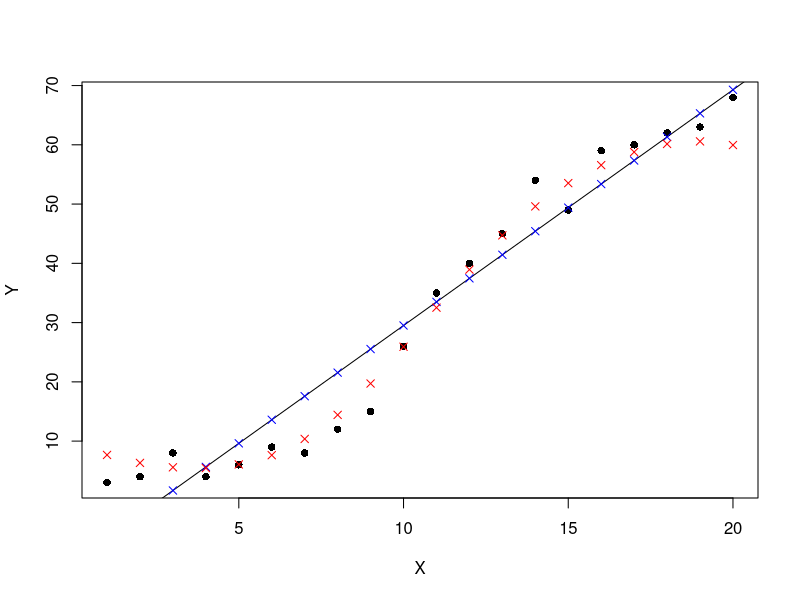
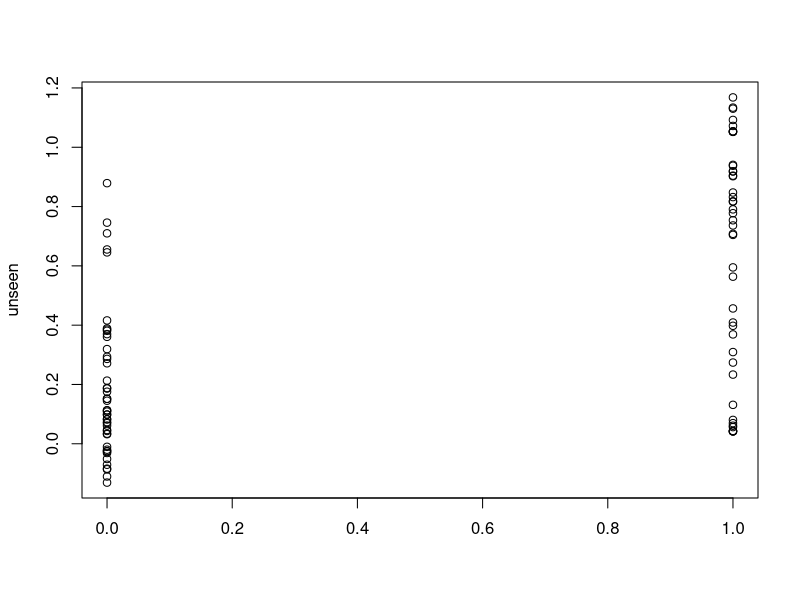

Here is the R script that generated these plots, in order: (Note: this script raises an error after producing the figures.)

library(e1071)
library(caret)
data <- read.csv("svmdata.csv", header = TRUE)
data
plot(data, pch=16)
model <- lm(Y ~ X, data)
abline(model)
# make a prediction for each X

predictedY <- predict(model, data)

#dev.off()
# display the predictions
points(data$X, predictedY, col = "blue", pch=4)
model$residuals #positive/negative distance from linear line

#SVM CLASSIFIER 
??svm
model <- svm(Y ~ X , data)

predictedY <- predict(model, data)

points(data$X, predictedY, col = "red", pch=4)

model$residuals

###########################################
####MulticlassSVM####
iris_mdl = svm(Species ~ ., data=iris, header=T)
iris_predict = predict(iris_mdl, newdata=iris)
table(iris$Species, iris_predict)
classification_rate = sum(diag(table(iris$Species, iris_predict))) / nrow(iris)
classification_rate


#NON LINEAR DATA
?svm
heart_df <- read.csv("heartdata.csv", sep = ',', header = FALSE)
head(heart_df)
str(heart_df)
dim(heart_df)
set.seed(100)
?createDataPartition
partition<- createDataPartition(heart_df$V14,p=0.7, list = FALSE)
anyNA(heart_df)
traindata <- heart_df[partition,]
testdata <- heart_df[-partition,]
dim(traindata)
dim(testdata)

#BUILD MODEL
?svm
nonlinearmodel <- svm(V14~.,data = traindata, kernel="radial")
nonlinearmodel
dev.off()
unseen <- predict(nonlinearmodel, newdata = testdata[,-14])
unseen
plot(nonlinearmodel,traindata)
##ACCURACY CHECK
tab<- cbind(testdata$V14,unseen)
dim(tab)
plot(tab)

tab<- confusionMatrix(nonlinearmodel,unseen)
as.matrix(tab)
##############Tuning AND KERNEL TRICK#########
# Construct sample data set - not completely separated
x <- matrix(rnorm(20*2), ncol = 2)
x
y <- c(rep(-1,10), rep(1,10))
x[y==1,] <- x[y==1,] + 1
dat <- data.frame(x=x, y=as.factor(y))
#####PLOT
ggplot(data = dat, aes(x = x.2, y = x.1, color = y, shape = y)) + 
  geom_point(size = 2) +
  scale_color_manual(values=c("#000000", "#FF0000")) +
  theme(legend.position = "none")
dev.off()

# Fit Support Vector Machine model to data set
svmfit <- svm(y~., data = dat, kernel = "linear", cost = 10)
# Plot Results
plot(svmfit, dat)
library(kernlab)
###MISCLASSIFICATION PENALTY INCREASE
# Fit Support Vector Machine model to data set
kernfit <- ksvm(x,y, type = "C-svc", kernel = 'vanilladot', C = 100)
# Plot results
plot(kernfit, data = x)

# find optimal cost of misclassification
tune.out <- tune(svm, y~., data = dat, kernel = "linear",
                 ranges = list(cost = c(0.001, 0.01, 0.1, 1, 5, 10, 100)))
# extract the best model
bestmod <- tune.out$best.model
bestmod

ypred <- predict(bestmod, dat)
misclass <- table(predict = ypred, truth = dat$y)
misclass


####LARGE DATASET######
# construct larger random data set
x <- matrix(rnorm(200*2), ncol = 2)
x[1:100,] <- x[1:100,] + 2.5
x[101:150,] <- x[101:150,] - 2.5
y <- c(rep(1,150), rep(2,50))
dat <- data.frame(x=x,y=as.factor(y))

# Plot data
ggplot(data = dat, aes(x = x.2, y = x.1, color = y, shape = y)) + 
  geom_point(size = 2) +
  scale_color_manual(values=c("#000000", "#FF0000")) +
  theme(legend.position = "none")


set.seed(123)
# sample training data and fit model
train <- base::sample(200,100, replace = FALSE)
svmfit <- svm(y~., data = dat[train,], kernel = "radial", gamma = 1, cost = 1)
# plot classifier
plot(svmfit, dat)
